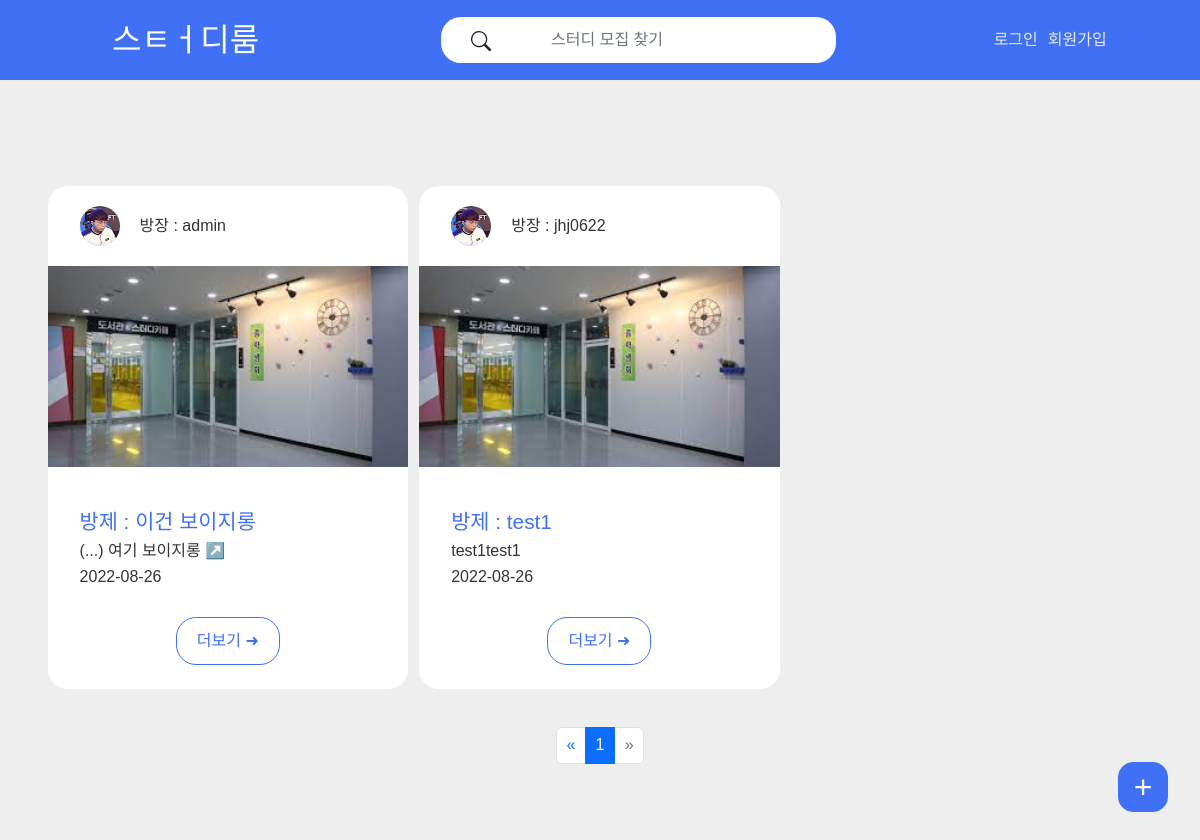
The app's page /, older data.
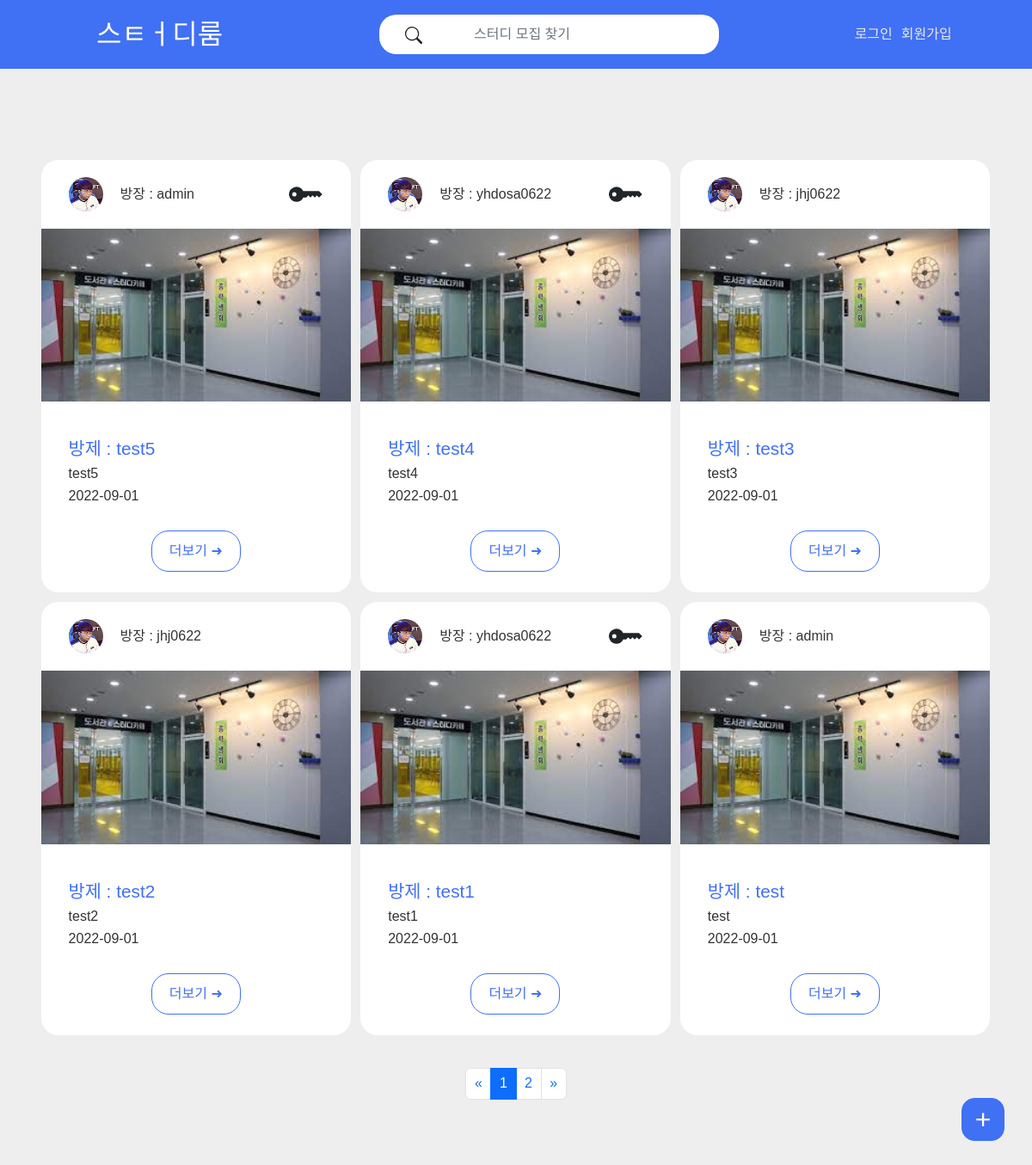
The same page, newer data.
### room/models.py (models this page shows, shortened)
class Room(models.Model):
    title = models.CharField(max_length=50, verbose_name="제목") #제목
    sub_title = models.CharField(max_length=100, blank=True, verbose_name="부제목") #부제목
    content = models.TextField(verbose_name="내용") #콘텐츠
    create = models.DateTimeField(verbose_name='작성일', auto_now_add=True) #작성일
    room_owner = models.ForeignKey(User, null=True, blank=True, on_delete=models.CASCADE, verbose_name="방장") #방장
    room_password = models.CharField(max_length=5, blank=True, verbose_name="방비밀번호") #방비밀번호
    updated = models.DateTimeField(auto_now_add=True)
    uuid = models.UUIDField(default=uuid.uuid4)
    def get_absolute_url(self): #어드민에서 게시글 바로 볼 수 있음
        return f'room/page/{self.id}'
    class Meta:
        verbose_name = "room 목록"
        verbose_name_plural = "room 목록"

### core/models.py (models this page shows)
class User(AbstractUser):
    username = models.CharField(max_length=10, blank=False, null=False, unique=True, verbose_name="회원아이디") # 아이디
    nickname = models.CharField(max_length=10, blank=False, null=False, unique=True, verbose_name="닉네임")# 닉네임
    name = models.CharField(max_length=10, blank=False, null=False, verbose_name="회원이름") #이름
    bio = models.TextField(verbose_name='자기소개') # 바이오
    create_at = models.DateTimeField(verbose_name='date joined', auto_now_add=True) # 가입한 날짜
    last_login = models.DateTimeField(verbose_name='last login',auto_now=True) # 마지막 로그인
    is_admin =  models.BooleanField(default=False)
    is_active = models.BooleanField(default=True)
    is_staff = models.BooleanField(default=False)
    is_superuser = models.BooleanField(default=False)
    object = UserManager()
    USERNAME_FIELD = 'username'
    REQUIRED_FIELDS = ['nickname']
    def __str__(self):
        return self.username
    class Meta:
        db_table = 'accounts'
        verbose_name = "가입자 목록"
        verbose_name_plural = "가입자 목록"

### core/views.py (the view)
# urls.py: path('', views.main, name='main'), # 메인홈
@csrf_exempt
def main(request):
    room_list = Room.objects.all().order_by('-id')
    page = request.GET.get('page', '1')  # 페이지
    paginator = Paginator(room_list, 6)  # 페이지당 6개씩 보여주기
    page_obj = paginator.get_page(page)
    res_data = {'room' : page_obj}
    return render(request, 'index.html', res_data)

### core/templates/index.html (shortened to what this page needs)
<!DOCTYPE html>
<html lang="ko">
<head>
    <link href="https://cdn.jsdelivr.net/npm/bootstrap@5.2.0/dist/css/bootstrap.min.css" rel="stylesheet"
>
    <link rel="stylesheet" href="./static/css/reset.css">
    <link rel="stylesheet" href="./static/css/main.css">
</head>
<body>
    <nav class="navbar navbar-expand-lg ">
        <div class="container-fluid padding-none">
            <div class="nav_left">
                <a class="navbar-brand" href="/">스ㅌㅓ디룸</a>
            </div>
            <div class="collapse navbar-collapse nav_right" id="navbarSupportedContent">
                <form class="d-flex main_search_form" role="search" action="{% url 'search' %}" method="get">
                    <div class="form_btnbox">
                        <input class="form-control" type="search" placeholder="스터디 모집 찾기" aria-label="Search" name="q"
                            value="{{ q }}">
                        <button class="btn" type="submit">
                        </button>
                    </div>
                </form>
                <ul class="navbar-nav nav-ul">
                    {% if request.user.is_authenticated %}
                    <li class="nav-item">
                        <a class="mypage">{{ request.user }}</a>
                    </li>
                    <li class="nav-item dropdown">
                        <a class="nav-link dropdown-toggle" href="#" role="button" data-bs-toggle="dropdown"
                            aria-expanded="false">
                        </a>
                        <ul class="dropdown-menu">
                            <li><a class="dropdown-item" href="/mypage/">마이페이지</a></li>
                            <li><a class="dropdown-item" href="#">가입된 스터디 </a></li>
                            <li><a class="dropdown-item" href="/logout/">로그아웃</a></li>
                        </ul>
                    </li>
                    {% else %}
                    <li class="nav-item">
                        <a class="login" href="/login/">로그인</a>
                    </li>
                    <li class="nav-item">
                        <a class="resigter" href="/resigter/">회원가입</a>
                    </li>
                    {% endif %}
                </ul>
            </div>
        </div>
    </nav>
    <section class="main-section section container-fluid">
        <div class="container main_content">
            {% if room %}
            {% for r in room %}
            <div class="main_con">
                <div class="main_content-box">
                    <div class="oner_box">
                        <div class="oner_box-profile">
                            <div class="oner_profile">
                                <img src="../static/images/profile.jpg" alt="">
                            </div>
                            <div class="oner_name">
                                <p>방장 : {{ r.room_owner }}</p>
                            </div>
                        </div>
                        {% if r.room_password %}
                        <div class="oner_box-secret">
                            <div class="oner_profile">
                                <svg xmlns="http://www.w3.org/2000/svg" fill="currentColor" class="bi bi-key-fill"
                                    viewBox="0 0 16 16">
                                    <path
                                        d="M3.5 11.5a3.5 3.5 0 1 1 3.163-5H14L15.5 8 14 9.5l-1-1-1 1-1-1-1 1-1-1-1 1H6.663a3.5 3.5 0 0 1-3.163 2zM2.5 9a1 1 0 1 0 0-2 1 1 0 0 0 0 2z" />
                                </svg>
                            </div>
                        </div>
                        {% endif %}
                    </div>
                    <div class="top_content">
                        <img src="../static/images/studyroom01.jpg" alt="">
                    </div>
                    <div class="bottom_content">
                        <h3 class="room_title">방제 : {{ r.title }}</h3>
                        <p class="room_sub_title">{{ r.sub_title }}</p>
                        <p class="room_create">{{ r.create | date:"Y-m-d" }}</p>
                    </div>
                </div>
                <div class="room_btn">
                    <div class="room_btn-box">
                        <a href="{{ r.get_absolute_url }}" class="">더보기 ➜</a>
                    </div>
                </div>
            </div>
            {% endfor %}
            {% endif %}
        </div>
        <div aria-label="Page navigation example" class="navigation">
            <ul class="pagination">
                {% if room.has_previous %}
                <li class="page-item">
                    <a class="page-link" href="?page={{ page_obj.previous_page_number }}" aria-label="Previous">
                        <span aria-hidden="true">&laquo;</span>
                    </a>
                </li>
                {% else %}
                <li class="page-item">
                    <a class="page-link" href="#" aria-label="Previous">
                        <span aria-hidden="true">&laquo;</span>
                    </a>
                </li>
                {% endif %}
                {% for page_number in room.paginator.page_range %}
                {% if page_number == room.number %}
                <li class="page-item active" aria-current="page">
                    <a class="page-link" href="?page={{ page_number }}">{{ page_number }}</a>
                </li>
                {% else %}
                <li class="page-item">
                    <a class="page-link" href="?page={{ page_number }}">{{ page_number }}</a>
                </li>
                {% endif %}
                {% endfor %}
                {% if room.has_next %}
                <li class="page-item">
                    <a class="page-link" href="?page={{ page_obj.next_page_number }}" aria-label="Next">
                        <span aria-hidden="true">&raquo;</span>
                    </a>
                </li>
                {% else %}
                <li class="page-item disabled">
                    <a class="page-link" tabindex="-1" aria-disabled="true" href="#">
                        <span aria-hidden="true">&raquo;</span>
                    </a>
                </li>
                {% endif %}
            </ul>
        </div>
    </section>
    <a href="{% url 'room_add' %}" class="add_btn">
        +
    </a>
</body>
</html>

### core/static/css/main.css (style rules this page uses)
* { font-size: 10px; font-family: 'Noto Sans KR', sans-serif !important; }
body { height: 100vh; background-color: #eee; position: relative; }
nav { background-color: #4070f4; }
.navbar { height: 80px; }
.nav-ul { align-items: center; }
.nav_left { width: 30%; }
.navbar-brand { padding-left: 100px; color: #fff; font-size: 2rem; }
.nav_right { width: 70%; display: flex; justify-content: space-around; z-index: 999; }
.form-control { padding: 0.375rem 3rem !important; }
.form_btnbox { display: flex; flex-direction: row-reverse; background-color: #fff; border-radius: 20px; border-radius: 20px; padding: 5px 30px; }
.form_btnbox input { outline: none; border: none; border-radius: 20px; }
.form_btnbox button { padding-left: 0px; outline: none; border: none; }
.navbar-nav li { margin: 0px 5px; }
.navbar-nav .nav-item a { color: #e9e9e9; }
.main-section { padding: 5rem 0; background-color: #eee; }
.main_content { display: flex; margin-top: 20px ; flex-wrap: wrap; }
.main_con { border-radius: 20px; background-color: #fff; width: 32.3%; margin: 0.5% 0.5%; }
.oner_box { display: flex; justify-content: space-between; align-items : center; padding: 20px 2rem; }
.oner_profile { width: 40px; height: 40px; }
.oner_box-profile { display: flex; align-items: center; justify-content: space-between; }
.oner_profile img { width: 100%; border-radius: 50%; }
.oner_name p { color: #333; font-size: 1rem; margin-left: 20px; }
.top_content img { width: 100%; }
.bottom_content { padding: 2rem; display: flex; flex-direction: column; overflow: hidden; }
.bottom_content h3 { margin-top: 10px; color: #4070f4; font-size: 1.3rem; }
.bottom_content p { margin-top: 10px; color: #333; font-size: 1rem; }
.room_btn-box { display: flex; justify-content: space-around; padding: 0 0 1.5rem 0; border-radius: 0 0 20px 20px; }
.room_btn-box a { padding: 15px 20px; border-radius: 20px; color: #4070f4; background-color: #fff; border: 1px solid #4070f4; font-size: 1rem; }
.navigation { display: flex; width: 100%; justify-content: center; margin-top: 2rem; }
.page-link { padding: 0.6rem; }
.add_btn { width: 50px; height: 50px; position: fixed; bottom: 2rem; right: 2rem; display: flex; justify-content: center; align-items: center; color: #fff; font-size: 2rem; border-radius: 15px; background-color: #4070f4; border: 1px solid #4070f4; }

Row changes from the older to the newer data that the page shows:
removed Room: room_owner "admin", title "이건 보이지롱", sub_title "(...) 여기 보이지롱 ↗️", create "2022-08-26"
removed Room: room_owner "jhj0622", title "test1", sub_title "test1test1", create "2022-08-26"
added Room: room_owner "admin", room_password "12345" (drawn), title "test5", sub_title "test5", create "2022-09-01"
added Room: room_owner "yhdosa0622", room_password "12345" (drawn), title "test4", sub_title "test4", create "2022-09-01"
added Room: room_owner "jhj0622", title "test3", sub_title "test3", create "2022-09-01"
added Room: room_owner "jhj0622", title "test2", sub_title "test2", create "2022-09-01"
added Room: room_owner "yhdosa0622", room_password "12345" (drawn), title "test1", sub_title "test1", create "2022-09-01"
added Room: room_owner "admin", title "test", sub_title "test", create "2022-09-01"
Text that changed along with them:
new list line: "2"
